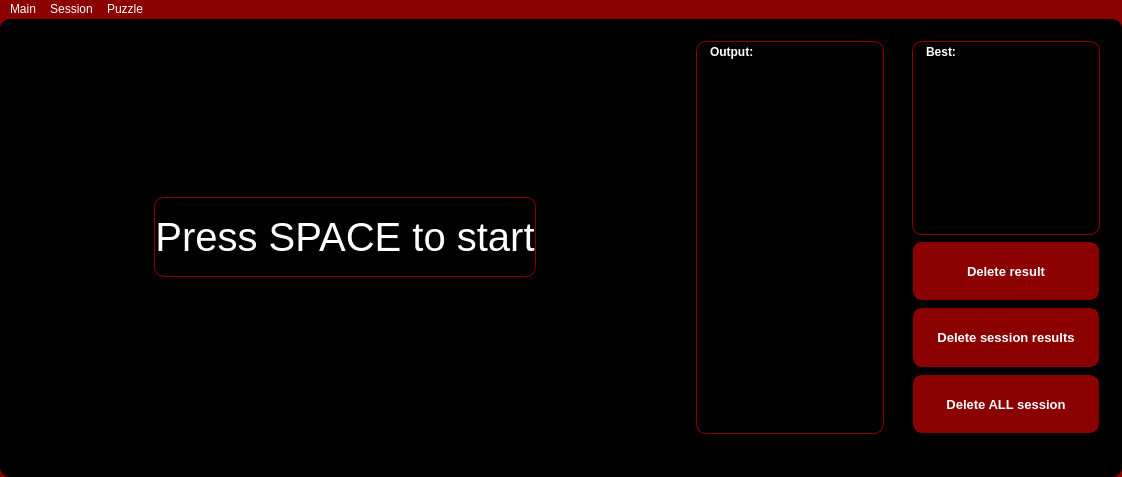
<?xml version="1.0" encoding="UTF-8"?>
<ui version="4.0">
 <class>MainWindow</class>
 <widget class="QMainWindow" name="MainWindow">
  <property name="geometry">
   <rect>
    <x>0</x>
    <y>0</y>
    <width>1122</width>
    <height>476</height>
   </rect>
  </property>
  <property name="windowTitle">
   <string>MainWindow</string>
  </property>
  <property name="styleSheet">
   <string notr="true">background-color: #8B0000;
border-radius: 10px;</string>
  </property>
  <widget class="QWidget" name="centralWidget">
   <property name="styleSheet">
    <string notr="true">background-color: #000000;</string>
   </property>
   <layout class="QGridLayout" name="gridLayout">
    <item row="0" column="1">
     <widget class="QLabel" name="label">
      <property name="sizePolicy">
       <sizepolicy hsizetype="Preferred" vsizetype="Fixed">
        <horstretch>0</horstretch>
        <verstretch>0</verstretch>
       </sizepolicy>
      </property>
      <property name="minimumSize">
       <size>
        <width>372</width>
        <height>80</height>
       </size>
      </property>
      <property name="font">
       <font>
        <pointsize>30</pointsize>
       </font>
      </property>
      <property name="styleSheet">
       <string notr="true">border: 1px solid #8B0000;
border-radius: 10px;
color: white;</string>
      </property>
      <property name="text">
       <string>Press SPACE to start</string>
      </property>
      <property name="alignment">
       <set>Qt::AlignCenter</set>
      </property>
     </widget>
    </item>
    <item row="0" column="2">
     <spacer name="horizontalSpacer">
      <property name="orientation">
       <enum>Qt::Horizontal</enum>
      </property>
      <property name="sizeHint" stdset="0">
       <size>
        <width>40</width>
        <height>20</height>
       </size>
      </property>
     </spacer>
    </item>
    <item row="0" column="0">
     <spacer name="horizontalSpacer_2">
      <property name="orientation">
       <enum>Qt::Horizontal</enum>
      </property>
      <property name="sizeHint" stdset="0">
       <size>
        <width>40</width>
        <height>20</height>
       </size>
      </property>
     </spacer>
    </item>
    <item row="0" column="4">
     <widget class="QScrollArea" name="scrollArea_2">
      <property name="minimumSize">
       <size>
        <width>210</width>
        <height>415</height>
       </size>
      </property>
      <property name="styleSheet">
       <string notr="true">border-radius: 5px;</string>
      </property>
      <property name="widgetResizable">
       <bool>true</bool>
      </property>
      <widget class="QWidget" name="scrollAreaWidgetContents_5">
       <property name="geometry">
        <rect>
         <x>0</x>
         <y>0</y>
         <width>210</width>
         <height>415</height>
        </rect>
       </property>
       <layout class="QVBoxLayout" name="verticalLayout_3">
        <item>
         <layout class="QVBoxLayout" name="verticalLayout">
          <item>
           <widget class="QLabel" name="Best_result">
            <property name="sizeIncrement">
             <size>
              <width>0</width>
              <height>0</height>
             </size>
            </property>
            <property name="font">
             <font>
              <weight>75</weight>
              <bold>true</bold>
             </font>
            </property>
            <property name="styleSheet">
             <string notr="true">border: 1px solid #8B0000;
border-radius: 10px;
padding-left: 10px;
color: #ffffff;</string>
            </property>
            <property name="text">
             <string>Best: </string>
            </property>
            <property name="alignment">
             <set>Qt::AlignLeading|Qt::AlignLeft|Qt::AlignTop</set>
            </property>
           </widget>
          </item>
         </layout>
        </item>
        <item>
         <layout class="QVBoxLayout" name="verticalLayout_2">
          <item>
           <widget class="QPushButton" name="Delete">
            <property name="sizePolicy">
             <sizepolicy hsizetype="Minimum" vsizetype="Preferred">
              <horstretch>0</horstretch>
              <verstretch>0</verstretch>
             </sizepolicy>
            </property>
            <property name="font">
             <font>
              <pointsize>10</pointsize>
              <weight>75</weight>
              <bold>true</bold>
             </font>
            </property>
            <property name="styleSheet">
             <string notr="true">border: 1px solid black;
border-radius: 10px;
color: #ffffff;
background-color: #8B0000;</string>
            </property>
            <property name="text">
             <string>Delete result</string>
            </property>
           </widget>
          </item>
          <item>
           <widget class="QPushButton" name="DeleteSession">
            <property name="sizePolicy">
             <sizepolicy hsizetype="Minimum" vsizetype="Preferred">
              <horstretch>0</horstretch>
              <verstretch>0</verstretch>
             </sizepolicy>
            </property>
            <property name="font">
             <font>
              <pointsize>10</pointsize>
              <weight>75</weight>
              <bold>true</bold>
             </font>
            </property>
            <property name="styleSheet">
             <string notr="true">border: 1px solid black;
border-radius: 10px;
color: #ffffff;
background-color: #8B0000;</string>
            </property>
            <property name="text">
             <string>Delete session results</string>
            </property>
           </widget>
          </item>
          <item>
           <widget class="QPushButton" name="DeleteALL">
            <property name="sizePolicy">
             <sizepolicy hsizetype="Minimum" vsizetype="Preferred">
              <horstretch>0</horstretch>
              <verstretch>0</verstretch>
             </sizepolicy>
            </property>
            <property name="font">
             <font>
              <pointsize>10</pointsize>
              <weight>75</weight>
              <bold>true</bold>
             </font>
            </property>
            <property name="styleSheet">
             <string notr="true">border: 1px solid black;
border-radius: 10px;
color: #ffffff;
background-color: #8B0000;</string>
            </property>
            <property name="text">
             <string>Delete ALL session</string>
            </property>
           </widget>
          </item>
         </layout>
        </item>
       </layout>
      </widget>
     </widget>
    </item>
    <item row="1" column="0" colspan="5">
     <widget class="QLabel" name="StatusBar">
      <property name="sizePolicy">
       <sizepolicy hsizetype="Preferred" vsizetype="Preferred">
        <horstretch>0</horstretch>
        <verstretch>0</verstretch>
       </sizepolicy>
      </property>
      <property name="font">
       <font>
        <pointsize>10</pointsize>
        <weight>75</weight>
        <bold>true</bold>
        <stylestrategy>PreferDefault</stylestrategy>
       </font>
      </property>
      <property name="contextMenuPolicy">
       <enum>Qt::DefaultContextMenu</enum>
      </property>
      <property name="styleSheet">
       <string notr="true">color: #ffffff;</string>
      </property>
      <property name="text">
       <string/>
      </property>
     </widget>
    </item>
    <item row="0" column="3">
     <widget class="QScrollArea" name="scrollArea">
      <property name="minimumSize">
       <size>
        <width>210</width>
        <height>0</height>
       </size>
      </property>
      <property name="styleSheet">
       <string notr="true">border-radius:5px;</string>
      </property>
      <property name="widgetResizable">
       <bool>true</bool>
      </property>
      <widget class="QWidget" name="scrollAreaWidgetContents_4">
       <property name="geometry">
        <rect>
         <x>0</x>
         <y>0</y>
         <width>210</width>
         <height>415</height>
        </rect>
       </property>
       <property name="styleSheet">
        <string notr="true"/>
       </property>
       <layout class="QGridLayout" name="gridLayout_2">
        <item row="0" column="0">
         <widget class="QLabel" name="Output">
          <property name="sizePolicy">
           <sizepolicy hsizetype="Preferred" vsizetype="Preferred">
            <horstretch>0</horstretch>
            <verstretch>0</verstretch>
           </sizepolicy>
          </property>
          <property name="sizeIncrement">
           <size>
            <width>0</width>
            <height>0</height>
           </size>
          </property>
          <property name="font">
           <font>
            <weight>75</weight>
            <bold>true</bold>
           </font>
          </property>
          <property name="styleSheet">
           <string notr="true">border: 1px solid #8B0000;
border-radius: 10px;
padding-left: 10px;
color: #ffffff;</string>
          </property>
          <property name="text">
           <string>Output: </string>
          </property>
          <property name="alignment">
           <set>Qt::AlignLeading|Qt::AlignLeft|Qt::AlignTop</set>
          </property>
         </widget>
        </item>
       </layout>
      </widget>
     </widget>
    </item>
   </layout>
  </widget>
  <widget class="QMenuBar" name="menuBar">
   <property name="geometry">
    <rect>
     <x>0</x>
     <y>0</y>
     <width>1122</width>
     <height>21</height>
    </rect>
   </property>
   <property name="styleSheet">
    <string notr="true">color: white;</string>
   </property>
   <widget class="QMenu" name="menuMain">
    <property name="styleSheet">
     <string notr="true">color: white;</string>
    </property>
    <property name="title">
     <string>Main</string>
    </property>
   </widget>
   <widget class="QMenu" name="menuSession">
    <property name="styleSheet">
     <string notr="true">color: white;</string>
    </property>
    <property name="title">
     <string>Session</string>
    </property>
    <addaction name="actionSession_one"/>
    <addaction name="actionSession_two"/>
    <addaction name="actionSession_three"/>
    <addaction name="actionSession_4"/>
    <addaction name="actionSession_5"/>
   </widget>
   <widget class="QMenu" name="menuPuzzle">
    <property name="styleSheet">
     <string notr="true">color: white;</string>
    </property>
    <property name="title">
     <string>Puzzle</string>
    </property>
    <addaction name="action3x3"/>
    <addaction name="action2x2"/>
    <addaction name="action4x4"/>
    <addaction name="action5x5"/>
    <addaction name="action6x6"/>
    <addaction name="action7x7"/>
    <addaction name="actionMegaminx"/>
    <addaction name="actionPiraminx"/>
    <addaction name="actionSkew"/>
    <addaction name="actionSquare_1"/>
    <addaction name="actionAnother_one"/>
   </widget>
   <addaction name="menuMain"/>
   <addaction name="menuSession"/>
   <addaction name="menuPuzzle"/>
  </widget>
  <action name="actionSession_one">
   <property name="text">
    <string>Session one</string>
   </property>
   <property name="iconVisibleInMenu">
    <bool>true</bool>
   </property>
  </action>
  <action name="actionSession_two">
   <property name="text">
    <string>Session two</string>
   </property>
  </action>
  <action name="actionSession_three">
   <property name="text">
    <string>Session three</string>
   </property>
  </action>
  <action name="actionSession_4">
   <property name="text">
    <string>Session 4</string>
   </property>
  </action>
  <action name="actionSession_5">
   <property name="text">
    <string>Session 5</string>
   </property>
  </action>
  <action name="action3x3">
   <property name="text">
    <string>3x3</string>
   </property>
  </action>
  <action name="action2x2">
   <property name="text">
    <string>2x2</string>
   </property>
  </action>
  <action name="action4x4">
   <property name="text">
    <string>4x4</string>
   </property>
  </action>
  <action name="action5x5">
   <property name="text">
    <string>5x5</string>
   </property>
  </action>
  <action name="action6x6">
   <property name="text">
    <string>6x6</string>
   </property>
  </action>
  <action name="action7x7">
   <property name="text">
    <string>7x7</string>
   </property>
  </action>
  <action name="actionMegaminx">
   <property name="text">
    <string>Megaminx</string>
   </property>
  </action>
  <action name="actionPiraminx">
   <property name="text">
    <string>Piraminx</string>
   </property>
  </action>
  <action name="actionSkew">
   <property name="text">
    <string>Skewb</string>
   </property>
  </action>
  <action name="actionSquare_1">
   <property name="text">
    <string>Square-1</string>
   </property>
  </action>
  <action name="actionAnother_one">
   <property name="text">
    <string>Another one</string>
   </property>
  </action>
 </widget>
 <layoutdefault spacing="6" margin="11"/>
 <resources/>
 <connections/>
</ui>
